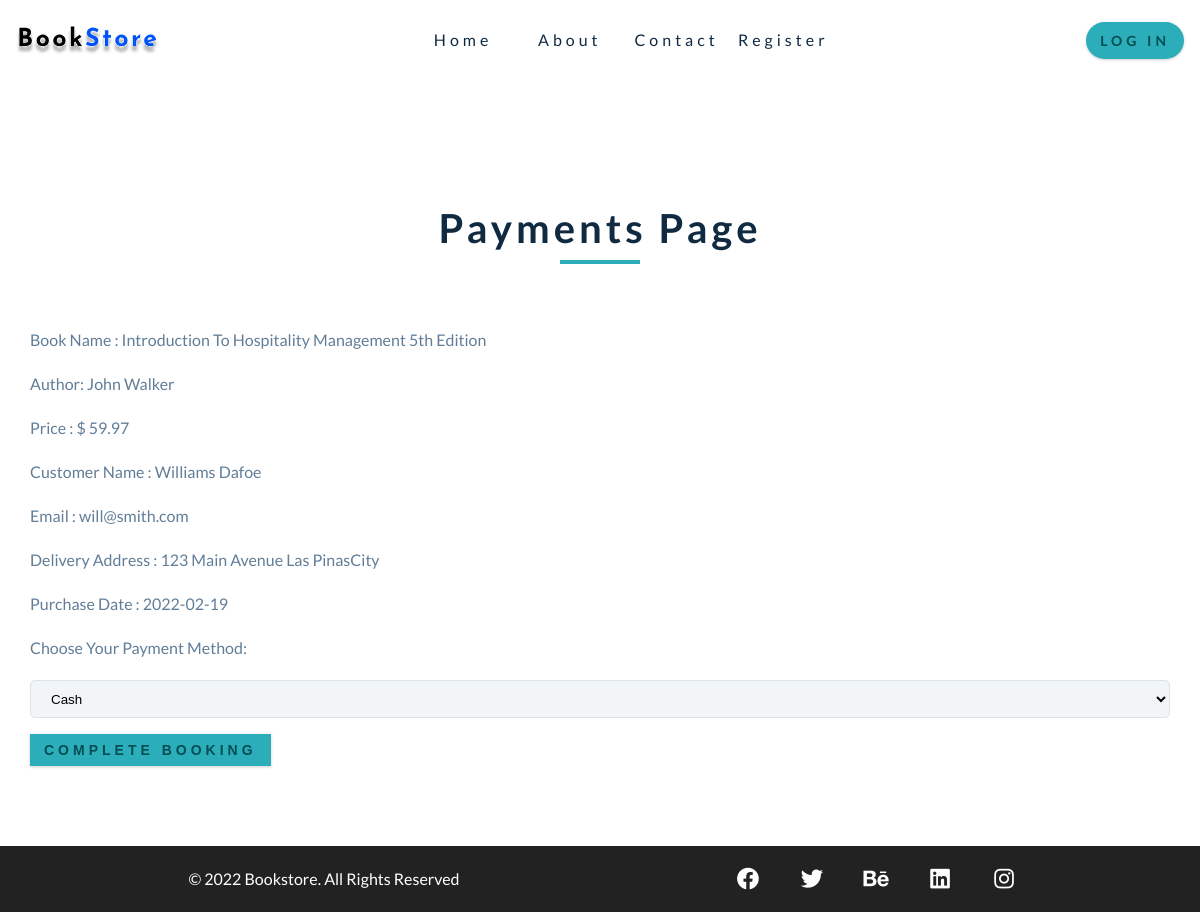
Screenshot of /payment.php?b_id=4 with the database file from the repository.
### tables this page shows
CREATE TABLE `purchases` (
  `id` int(3) NOT NULL,
  `book_name` varchar(255) NOT NULL,
  `book_author` varchar(255) NOT NULL,
  `book_category` varchar(255) NOT NULL,
  `book_price` float NOT NULL,
  `client_firstname` varchar(255) NOT NULL,
  `client_lastname` varchar(255) NOT NULL,
  `client_username` varchar(255) NOT NULL,
  `client_email` varchar(255) NOT NULL,
  `client_city` varchar(255) NOT NULL,
  `client_street_address` varchar(255) NOT NULL,
  `purchase_status` varchar(11) NOT NULL,
  `purchase_date` date NOT NULL,
  `payment_method` varchar(11) NOT NULL,
  `payment_status` varchar(11) NOT NULL
);

### payment.php (the view, shortened to what this page needs)
<?php include "includes/header.php"; ?>
<?php include "includes/navigation.php"; ?>
</header>
<div class="section section-center payments">
  <div class="section-title">
    <h2>Payments Page</h2>
    <div class="underline"></div>
  </div>
  <div class="payment">
<?php
  if(isset($_GET['b_id'])){
  $purchase_id = $_GET['b_id'];
  $query = "SELECT * FROM purchases WHERE id = $purchase_id";
  $result = mysqli_query($connection, $query);
  while($row = mysqli_fetch_assoc($result)){
    $db_book_name = $row['book_name'];
    $db_book_author = $row['book_author'];
    $db_book_price = $row['book_price'];
    $db_client_firstname = $row['client_firstname'];
    $db_client_lastname = $row['client_lastname'];
    $db_client_email = $row['client_email'];
    $db_client_street_address = $row['client_street_address'];
    $db_client_city = $row['client_city'];
    $db_purchase_date = $row['purchase_date'];
  }
?>
<form action="" method="post">
<div class="form-group">
  <p>Book Name : <?php echo ucwords($db_book_name); ?></p>
  <p>Author: <?php echo ucwords($db_book_author); ?></p>
  <p>Price : $ <?php echo $db_book_price; ?></p>
  <p>Customer Name : <?php echo ucwords($db_client_firstname) . " " . ucwords($db_client_lastname); ?></p>
  <p>Email : <?php echo $db_client_email; ?></p>
  <p>Delivery Address : <?php echo ucwords($db_client_street_address) . ' '. ucwords($db_client_city) .'City'; ?></p>
  <p>Purchase Date : <?php echo $db_purchase_date; ?></p>
</div>
<?php
}
?>
<div class="form-group">
  <p>Choose Your Payment Method:</p>
  <select class="form-control" name="payment_methods" id="">
    <option value="cash">Cash</option>
  </select>
</div>
<div class="form-group">
  <input type="submit" class="btn btn-primary" name="complete_booking" value="Complete Booking">
</div>
</form>
  </div>
</div>
  <?php include "includes/footer.php"; ?>

### css/main.css (style rules this page uses)
:root { --clr-primary-1: hsl(184, 91%, 17%); --clr-primary-2: hsl(185, 84%, 25%); --clr-primary-3: hsl(185, 81%, 29%); --clr-primary-4: hsl(184, 77%, 34%); --clr-primary-5: hsl(185, 62%, 45%); --clr-primary-6: hsl(185, 57%, 50%); --clr-primary-7: hsl(184, 65%, 59%); --clr-primary-8: hsl(184, 80%, 74%); --clr-primary-9: hsl(185, 94%, 87%); --clr-primary-10: hsl(186, 100%, 94%); --clr-grey-1: hsl(209, 61%, 16%); --clr-grey-2: hsl(211, 39%, 23%); --clr-grey-3: hsl(209, 34%, 30%); --clr-grey-4: hsl(209, 28%, 39%); --clr-grey-5: hsl(210, 22%, 49%); --clr-grey-6: hsl(209, 23%, 60%); --clr-grey-7: hsl(211, 27%, 70%); --clr-grey-8: hsl(210, 31%, 80%); --clr-grey-9: hsl(212, 33%, 89%); --clr-grey-10: hsl(210, 36%, 96%); --clr-white: #fff; --ff-primary: 'Lato', sans-serif; --transition: all 0.3s linear; --spacing: 0.25rem; --radius: 0.5rem; --light-shadow: 0 5px 15px rgba(0, 0, 0, 0.1); --dark-shadow: 0 5px 15px rgba(0, 0, 0, 0.2); }
body { font-family: var(--ff-primary); background: var(--clr-white); color: var(--clr-grey-1); line-height: 1.5; font-size: 0.875rem; }
h1, h2, h3, h4 { letter-spacing: var(--spacing); text-transform: capitalize; line-height: 1.25; margin-bottom: 0.75rem; font-family: var(--ff-primary); }
h2 { font-size: 2rem; }
p { margin-bottom: 1.25rem; color: var(--clr-grey-5); }
@media screen and (min-width: 800px) { h2 { font-size: 2.5rem; } }
@media screen and (min-width: 800px) { body { font-size: 1rem; } }
@media screen and (min-width: 800px) { h1, h2, h3, h4 { line-height: 1; } }
.btn { text-transform: uppercase; background: var(--clr-primary-5); color: var(--clr-primary-1); padding: 0.375rem 0.75rem; letter-spacing: var(--spacing); display: inline-block; font-weight: 700; -webkit-transition: var(--transition); -o-transition: var(--transition); transition: var(--transition); font-size: 0.875rem; border: 2px solid transparent; cursor: pointer; -webkit-box-shadow: 0 1px 3px rgba(0, 0, 0, 0.2); box-shadow: 0 1px 3px rgba(0, 0, 0, 0.2); }
.section { padding: 5rem 0; }
.section-center { width: 90vw; margin: 0 auto; max-width: 1170px; }
@media screen and (min-width: 992px) { .section-center { width: 95vw; } }
.underline { width: 5rem; height: 0.25rem; margin-bottom: 1.25rem; background: var(--clr-primary-5); margin-left: auto; margin-right: auto; }
.section-title { margin-top: 3rem; margin-bottom: 4rem; text-align: center; }
.form-control { width: 100%; padding: 0.6rem 1rem; margin-bottom: 1rem; border-radius: 5px; background: var(--clr-grey-10); border: 1px solid var(--clr-grey-9); }
.form-control::placeholder { text-transform: capitalize; color: var(--clr-grey-6); letter-spacing: 2px; }
.payments { min-height: calc(100vh - 8.5rem); }

### rows the page displays
purchases: book_name "Introduction To Hospitality Management 5th Edition", book_author "John Walker", book_price "59.97", client_firstname "Williams", client_lastname "Dafoe", client_email "will@smith.com", client_street_address "123 Main Avenue", client_city "Las Pinas", purchase_date "2022-02-19"
